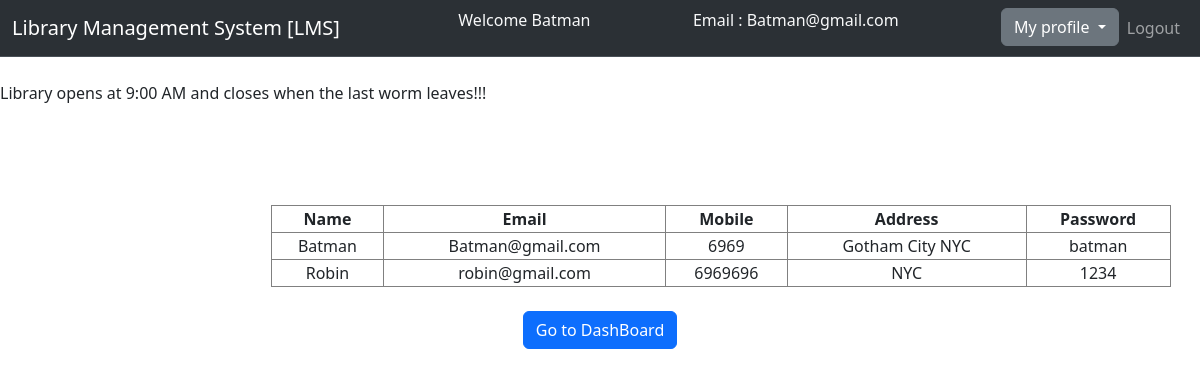
Screenshot of /admin/registerUsers.php (signed in) with the database file from the repository.
### tables this page shows
CREATE TABLE `users` (
  `id` int NOT NULL,
  `name` varchar(50) NOT NULL,
  `email` varchar(100) NOT NULL,
  `password` varchar(100) NOT NULL,
  `mobile` int NOT NULL,
  `address` varchar(250) NOT NULL
);

### admin/registerUsers.php (the view, shortened to what this page needs)
<?php
$connection = mysqli_connect("localhost","root","appu1234");
$query = "select * from users";
?>
<!DOCTYPE html>
<html lang="en">
<head>
    <link href="https://cdn.jsdelivr.net/npm/bootstrap@5.3.3/dist/css/bootstrap.min.css" rel="stylesheet">
</head>
<link rel="stylesheet" href="style.css">
<body>
<nav class="navbar bg-dark border-bottom border-body navbar-expand-lg bg-body-tertiary" data-bs-theme="dark">
  <div class="container-fluid">
    <div class="navbar-header ">
       <a class="navbar-brand" href="admin_dashboard.php">Library Management System [LMS]</a>
    </div>
      <p class="text-light">Welcome <?php echo($_SESSION['name']);?></p>
      <p class="text-light">Email : <?php echo($_SESSION['email']);?></p>
    <ul class="nav navbar-nav navbar-right">
        <li class="nav-item">
          <div class="dropdown">
            <button class="btn btn-secondary dropdown-toggle" type="button" data-bs-toggle="dropdown" aria-expanded="false">
              My profile
            </button>
          </div>
        </li>
        <li class="nav-item"><a class="nav-link" href="logout.php">Logout</a>
        </li>
      </ul>
    </div>
</nav>
<br><span><marquee behavior="" direction="">Library opens at 9:00 AM and closes when the last worm leaves!!!</marquee></span>
<div class="row" style=" padding:100px">
  <div class="col-md-2"></div>
  <div class="col-md-8">
      <table class="table-bordered" width="900px" style="text-align:center">
        <tr>
          <th>Name</th>
          <th>Email</th>
          <th>Mobile</th>
          <th>Address</th>
          <th>Password</th>
        </tr>
        <?php
        $query_run = mysqli_query( $connection, $query);
        while($row = mysqli_fetch_assoc($query_run)){
          $name = $row['name'];
          $email = $row['email'];
          $mobile = $row['mobile'];
          $address = $row['address'];
          $password = $row['password'];
          ?>
          <tr>
            <td><?php echo $name;?></td>
            <td><?php echo $email;?></td>
            <td><?php echo $mobile;?></td>
            <td><?php echo $address;?></td>
            <td><?php echo $password;?></td>
          </tr>
        <?php
        }
        ?>
      </table>
      <br>
      <p class="text-center"><a class=" btn btn-primary" href="admin_dashboard.php" role="button">Go to DashBoard</a></p>
  </div>
  <div class="col-md-2"></div>
</div>
</body>
</html>

### rows the page displays
users: name "Batman", email "Batman@gmail.com", mobile "6969", address "Gotham City NYC", password "batman"
users: name "Robin", email "robin@gmail.com", mobile "6969696", address "NYC", password "1234"

### other values shown
$_SESSION['name'] "Batman"
$_SESSION['email'] "Batman@gmail.com"
